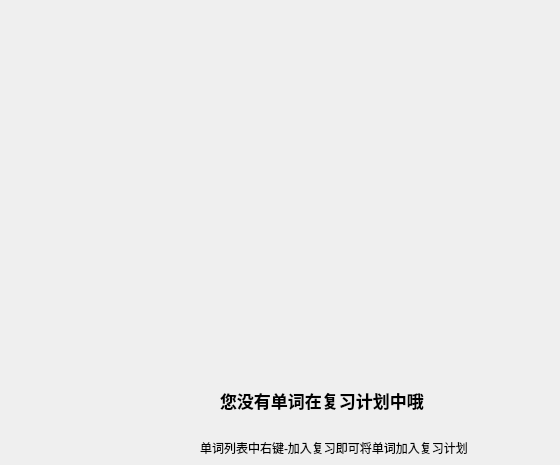
      <widget class="QWidget" name="tab_note_no_review_dict">
       <widget class="QLabel" name="label_4">
        <property name="geometry">
         <rect>
          <x>220</x>
          <y>380</y>
          <width>321</width>
          <height>41</height>
         </rect>
        </property>
        <property name="font">
         <font>
          <pointsize>13</pointsize>
          <weight>75</weight>
          <bold>true</bold>
         </font>
        </property>
        <property name="text">
         <string>您没有单词在复习计划中哦</string>
        </property>
        <property name="textFormat">
         <enum>Qt::AutoText</enum>
        </property>
       </widget>
       <widget class="QLabel" name="label_7">
        <property name="geometry">
         <rect>
          <x>200</x>
          <y>440</y>
          <width>351</width>
          <height>16</height>
         </rect>
        </property>
        <property name="text">
         <string>单词列表中右键-加入复习即可将单词加入复习计划</string>
        </property>
       </widget>
       <widget class="QLabel" name="label_8">
        <property name="geometry">
         <rect>
          <x>220</x>
          <y>220</y>
          <width>271</width>
          <height>161</height>
         </rect>
        </property>
        <property name="styleSheet">
         <string notr="true">QLabel{
	background-color:transparent;
	border-image: url(:/images/noword.png);
}	</string>
        </property>
        <property name="text">
         <string/>
        </property>
       </widget>
      </widget>
